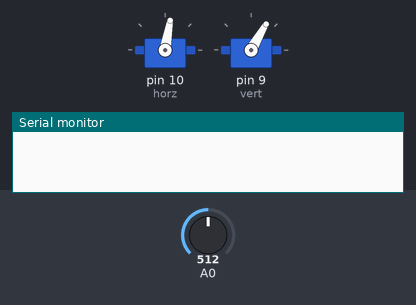
Recording of a sketch running on a simulated Arduino Uno, built with avr-gcc and run on an emulated ATmega328P. Shown: 2 × servo, the last lines printed to the serial monitor. The inputs (shaded band) are chosen by the test bench; at power-on: A0 = 512.

Above: at 0.1 s.
At 2.9 s:
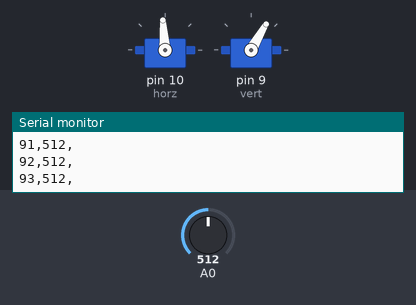
At 5.9 s:
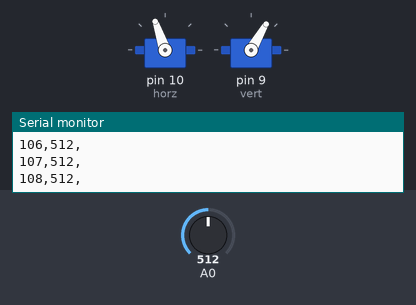
At 11.9 s:
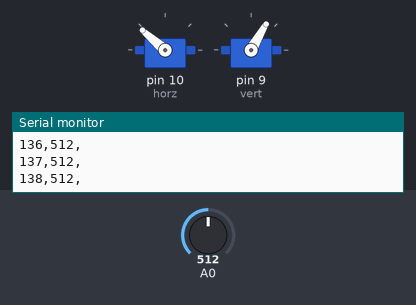
Timing chart, 0 to 13.4 s (numbered marks = the images above):
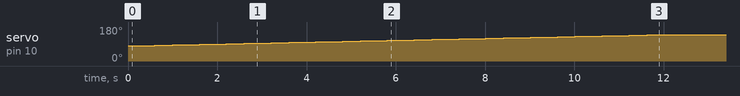

The sketch:

Single_Axis_Sweep_Complete_Rig.ino
```cpp
#include <Servo.h>

const int HORZ_SWEEP_START = 80;
const int HORZ_SWEEP_RANGE = 60;
const int SETTLE_TIME = 200;

Servo horz;
Servo vert;

void setup()
{
  horz.attach(10);
  vert.attach(9);
  Serial.begin(9600);
  runScan();
}

void runScan()
{
  // runScan collects the angle and sensor values from 80 to 140 degrees
  vert.write(60);
  for(int j = HORZ_SWEEP_START; j < HORZ_SWEEP_START + HORZ_SWEEP_RANGE; j++){
    horz.write(j);
    delay(SETTLE_TIME);
    int sensorValue = analogRead(0);
    Serial.print(j);
    Serial.print(",");
    Serial.print(sensorValue);
    Serial.print(",");
    Serial.print("\n");
  }
}

void loop()
{
  /**
   leaving this here because it won't compile otherwise
   */
 }
```
